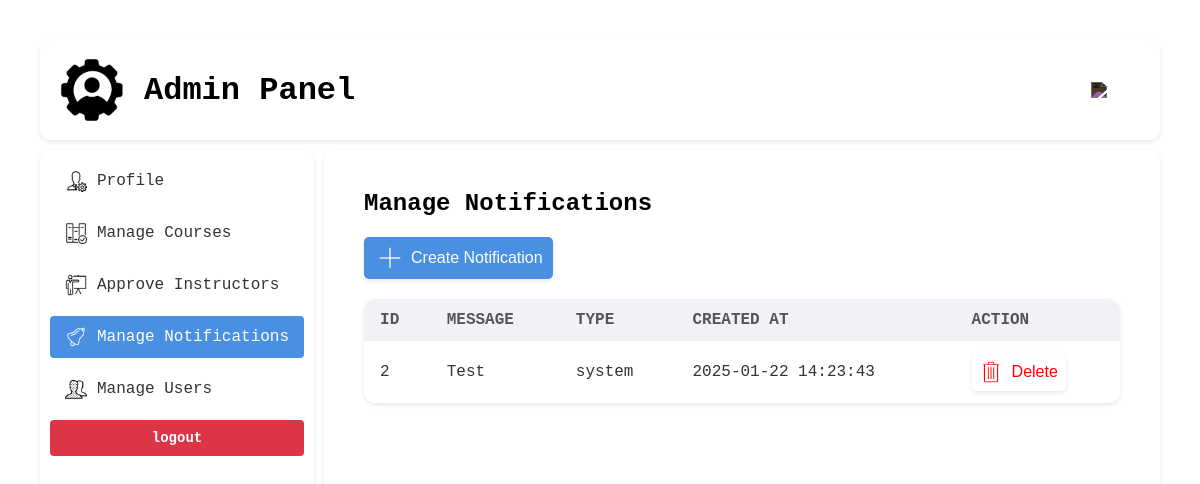
/view/admin/notifications.php (signed in), run on an earlier commit of the app's database.
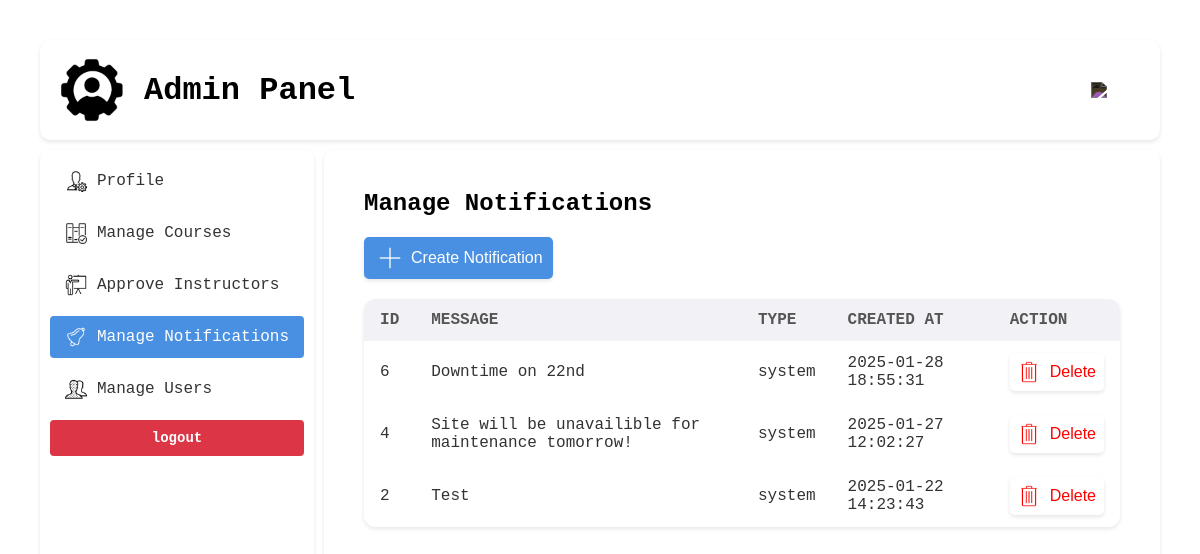
And on a later commit of the database.
### tables this page shows
CREATE TABLE `notification` (
  `notification_id` int(11) NOT NULL,
  `message` text NOT NULL,
  `type` text NOT NULL DEFAULT 'student',
  `created_at` timestamp NOT NULL DEFAULT current_timestamp()
);

### model/admin/Notification.php (called while the page is built, shortened)
<?php
class Notification {
    static function getAllNotifications(): array
    {
        $db = new Db();
        $conn = $db->open();
        $sql = "SELECT * FROM notification ORDER BY created_at DESC";
        $result = $conn->query($sql);
        if ($result && $result->num_rows > 0) {
            return $result->fetch_all(MYSQLI_ASSOC);
        } else {
            return [];
        }
    }
}

### control/admin/notification_control.php (called while the page is built, shortened)
<?php session_start();
include '../../model/admin/Notification.php';
function getAllNotifications(): array {
    return Notification::getAllNotifications();
}

### view/admin/notifications.php (the view, shortened to what this page needs)
<!doctype html>
<html lang="en">
<head>
    <link rel='stylesheet' href='../../assets/css/admin/global.css'>
    <link rel='stylesheet' href='../../assets/css/admin/view-notifications.css'>
</head>
<body>
<div class="container">
<?php include 'header.php'; ?>
<?php include 'navigation.php'; ?>
<div>
<h2>Manage Notifications</h2>
<a class="link-button" id="create-notification" href="create_notification.php"><img src="../../assets/uploads/admin/add.png">Create Notification</a>
<table>
    <tr>
        <th>ID</th>
        <th>Message</th>
        <th>Type</th>
        <th>Created At</th>
        <th>Action</th>
    </tr>
    <?php
    include '../../control/admin/notification_control.php';
    $result = getAllNotifications();
    foreach ($result as $row) {
        echo "<tr>
            <td>" . htmlspecialchars($row['notification_id']) . "</td>
            <td>" . htmlspecialchars($row['message']) . "</td>
            <td>" . htmlspecialchars($row['type']) . "</td>
            <td>" . htmlspecialchars($row['created_at']) . "</td>
            <td>
                <a class='link-button' id='delete-notification' href='../../control/admin/delete_notification.php?id=" . urlencode($row['notification_id']) . "'><img src='../../assets/uploads/admin/delete-red.png'>Delete</a>
            </td>
          </tr>";
    }
    ?>
</table>
</div>
</div>
</body>
</html>

What changed in the data, as far as the page shows it:
added notification: notification_id "6", message "Downtime on 22nd", type "system", created_at "2025-01-28 18:55:31"
added notification: notification_id "4", message "Site will be unavailible for maintenance tomorrow!", type "system", created_at "2025-01-27 12:02:27"
